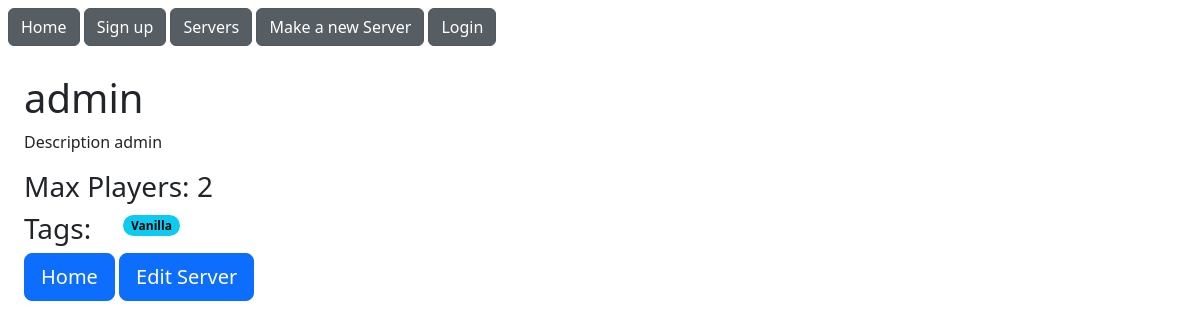
The app's page /server/1/, older data.
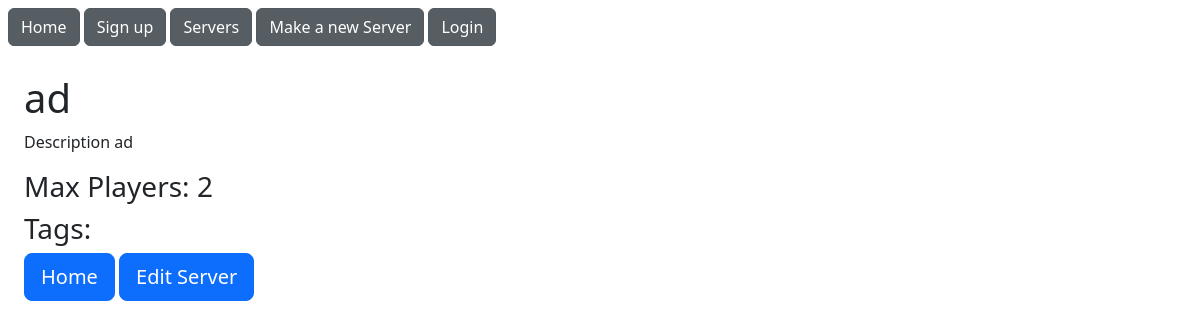
The same page, newer data.
### models.py (models this page shows, shortened)
  class Server(db.Model):
    __tablename__ = 'servers'
    id = db.Column(db.Integer, primary_key=True)
    name = db.Column(db.Unicode, nullable=False)
    description = db.Column(db.Unicode, nullable=True) #  nullable!
    docker_id = db.Column(db.Unicode, nullable=False)
    max_players = db.Column(db.Integer, nullable=False)
    port = db.Column(db.Integer, nullable=False)
    owner_id = db.Column(db.Integer, db.ForeignKey('users.id'), nullable=False)
    status = db.Column(db.Boolean, nullable=False, default=False)
    users = db.relationship('User', secondary=UserServerRole, back_populates='servers')
    roles = db.relationship(ServerRolePermission, backref='server')
    events = db.relationship(ServerEvent, backref='sever')
    tags = db.relationship('Tag', secondary=ServerTag, backref='server')

  class Tag(db.Model):
    __tablename__ = 'tags'
    id = db.Column(db.Integer, primary_key=True)
    name = db.Column(db.Unicode, nullable=False)

### app.py (the view, shortened to what this page needs)
@app.get('/server/<int:server_id>/')
def show_server(server_id):
  server = Server.query.filter_by(id=server_id).first()
  if session.get('user-id') == server.owner_id:
    return render_template('user_server.html', server=server, edit=False)
  return render_template('server.html', server=server)

### templates/server.html (shortened to what this page needs)
{% extends "root.html" %}
{% block content %}
<div>
  <h1>{{server.name}}</h1>
  <p>Description {{server.description}}</p>
  <h3>Max Players: {{server.max_players}}</h3>
  <div class='d-flex' id="tags">
    <h3>Tags:</h3>
    <ul>
      {% for tag in server.tags %}
      <span class="list-inline-item badge rounded-pill text-bg-info">{{tag.name}}</span>
      {% endfor %}
    </ul>
  </div>
  <a href="/"><button class="btn btn-primary btn-lg">Home</button></a>
  <a href="{{url_for('get_update_server', server_id=server.id)}}" class="btn btn-primary btn-lg">Edit Server</a>
</div>
{% endblock %}

### templates/root.html (shortened to what this page needs)
<!doctype html>
<html lang="en">
<head>
    <link href="https://cdn.jsdelivr.net/npm/bootstrap@5.2.3/dist/css/bootstrap.min.css" rel="stylesheet">
</head>
<body>
  {% block nav %}
  <nav>
    <div class="m-1 p-1">
      <a class='btn btn-secondary active' role="button" aria-pressed="true" href="/">Home</a>
      <a class='btn btn-secondary active' role="button" aria-pressed="true" href="/register/">Sign up</a>
      <a class='btn btn-secondary active' role="button" aria-pressed="true" href="/server/">Servers</a>
      <a class='btn btn-secondary active' role="button" aria-pressed="true" href="/server/create">Make a new Server</a>
      {% if session['logged-in'] %}
        <a class='btn btn-secondary active' role="button" aria-pressed="true" href="/account/">My Account</a>
        <a class='btn btn-danger active' role="button" aria-pressed="true" href="/log-out/">Log Out</a>
      {% else %}
        <a class='btn btn-secondary active' role="button" aria-pressed="true" href="/login/">Login</a>
      {% endif %}
    </div>
  </nav>
  {% endblock %}
  <div class="m-4">
    {% block content %} {% endblock %}
  </div>
  </body>

Row changes from the older to the newer data that the page shows:
no longer on this page (row unchanged): Tag: name "Vanilla"
changed Server: name "admin" → "ad"; description "admin" → "ad"
